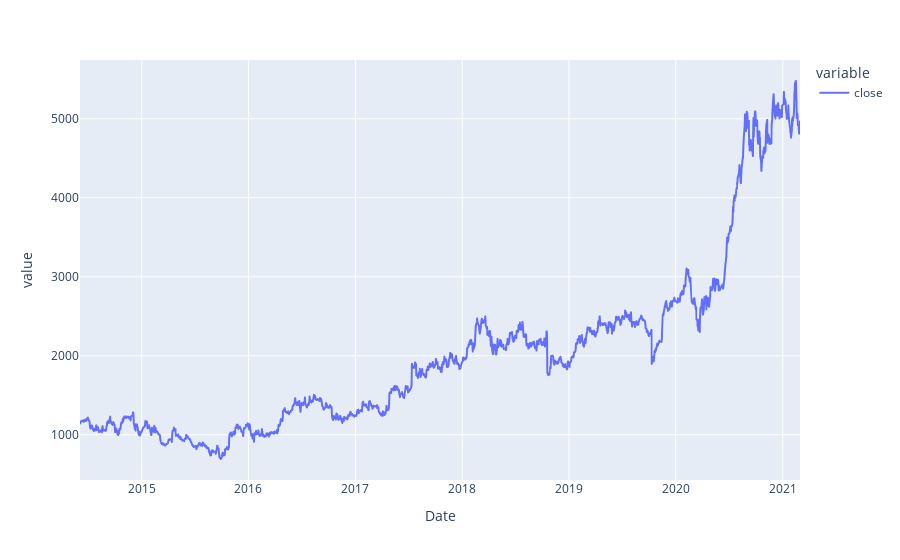

The notebook cell saved with this chart:
### Code cell
df.loc['YNDX', 'close'].plot()

### Figure 1 — Plotly figure (JSON) as saved in the notebook; plotly's stock layout.template omitted (floating-point values rounded to 4 significant figures; data arrays with more than 128 entries replaced by an {"elided": "..."} marker saying what was removed)
{"data": [{"hovertemplate": "variable=close<br>Date=%{x}<br>value=%{y}<extra></extra>", "legendgroup": "close", "line": {"color": "#636efa", "dash": "solid"}, "mode": "lines", "name": "close", "showlegend": true, "type": "scattergl", "x": {"elided": "1698 str values"}, "xaxis": "x", "y": {"elided": "1698 float values"}, "yaxis": "y"}], "layout": {"autosize": true, "legend": {"title": {"text": "variable"}, "tracegroupgap": 0}, "margin": {"t": 60}, "xaxis": {"anchor": "y", "autorange": true, "domain": [0, 1], "range": ["2014-06-04", "2021-03-01"], "title": {"text": "Date"}, "type": "date"}, "yaxis": {"anchor": "x", "autorange": true, "domain": [0, 1], "range": [428.2, 5744.0], "title": {"text": "value"}, "type": "linear"}}}
